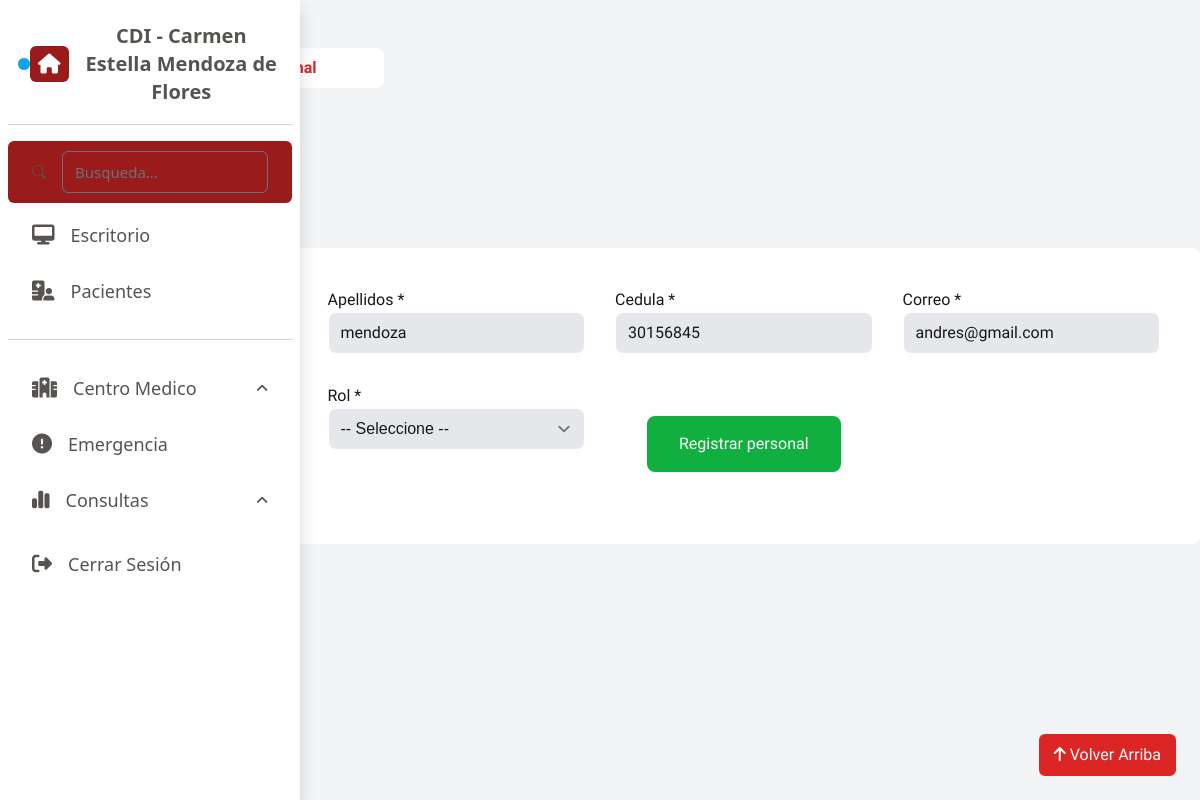
The page /?pagina=modificarpersonal&cedula=30156845 on the database its author committed.
### tables this page shows
CREATE TABLE `personal` (
  `cedula` int NOT NULL,
  `nombre` varchar(45) DEFAULT NULL,
  `apellido` varchar(45) DEFAULT NULL,
  `correo` varchar(45) DEFAULT NULL,
  `telefono` int DEFAULT NULL,
  `rol` varchar(45) DEFAULT NULL,
  PRIMARY KEY (`cedula`)
);

### vista/modificarpersonal.php (the view, shortened to what this page needs)
<?php
    $cedula = $_GET['cedula'];
    $cedula = filter_var($cedula, FILTER_VALIDATE_INT);
    $db = conectarBD();
    $consulta = "SELECT * FROM personal WHERE cedula = ${cedula}";
    $resultado = mysqli_query($db, $consulta);
    $personal = mysqli_fetch_assoc($resultado);
    $cedula = $personal['cedula'];
    $apellido = $personal['apellido'];
    $correo = $personal['correo'];
    require 'comunes/librerias.php';
    require 'comunes/head.php';
?>
<body class="form-personal bg-gray-100">
    <section class="contenedor text-zinc-900">
        <h1 class="text-2xl py-2">Personal</h1>
        <p class="text-zinc-400 bg-white border-8 rounded-lg border-white w-96">&nbsp; &nbsp; &nbsp; Agregar Personal &nbsp; &nbsp; > &nbsp; &nbsp;<span class="text-red-600 font-bold">   Nuevo Personal</span></p>
        <p class="text-zinc-400 py-2 my-2">Las casillas con * son obligatorias</p>
        <a href="?pagina=personal" class="boton px-4 cursor-pointer" style="margin-top: 200px;">Volver</a>
        <h1 class="text-2xl py-4">Informacion General</h1>
        <form class="ffformulario" method="POST"  enctype="multipart/form-data">
            <fieldset class="formulario bg-white p-10 rounded-lg">
                <div>
                    <label for="">Nombres *</label>
                    <br>
                </div>
                <div>
                    <label for="">Apellidos *</label>
                    <br>
                    <input type="text" class="bg-gray-200 rounded-lg border-white" name="apellido" id="apellido" value="<?php echo $apellido ?>">
                </div>
                <div>
                    <label for="">Cedula *</label>
                    <br>
                    <input type="number" class="bg-gray-200 rounded-lg border-white" name="cedula" id="cedula" value="<?php echo $cedula ?>">
                </div>
                <div>
                    <label for="">Correo *</label>
                    <br>
                    <input type="text" class="bg-gray-200 rounded-lg border-white" name="correo" id="correo" value="<?php echo $correo ?>">
                </div>
                <div>
                    <label for="">Telefono *</label>
                    <br>
                </div>
                <div>
                    <label for="">Rol *</label>
                    <br>
                    <select name="rol" id="rol" class="bg-gray-200 rounded-lg border-white" style="font-family: 'Arial';">
                        <option value="">-- Seleccione --</option>
                    </select>
                </div>
<button type="submit" class="botonazul btn btn-primary m-8 p-2" data-bs-toggle="modal" data-bs-target="#staticBackdrop">
                Registrar personal
            </button>
        </form>
        <div class="fixed-bottom d-flex justify-content-end m-4" id="scroll-to-top">
            <a href="#top" class="btn btn-primary" style="background-color: rgb(220 38 38); border: solid rgb(220 38 38);">
                <i class="fas fa-arrow-up"></i>
                <span>Volver Arriba</span>
            </a>
        </div>
    </section>
</body>

### css/style.css (style rules this page uses)
.boton { font-family: 'Sora'; background-color: rgb(220 38 38); border-radius: 0.5rem; border: 0.5rem solid rgb(220 38 38); color: white; }
.botonazul { font-family: 'Sora'; background-color: rgb(16, 175, 63); border-radius: 0.5rem; border: 0.5rem solid rgb(16, 175, 63); color: white; }
.contenedor { font-family: 'Sora'; }
.contenedor h1 { font-weight: 900; }
.formulario { display: grid; grid-template-columns: repeat(4, 1fr); gap: 30px; }
input, select { width: 100%; }

### rows shown on the page
personal: apellido "mendoza", cedula "30156845", correo "andres@gmail.com"
